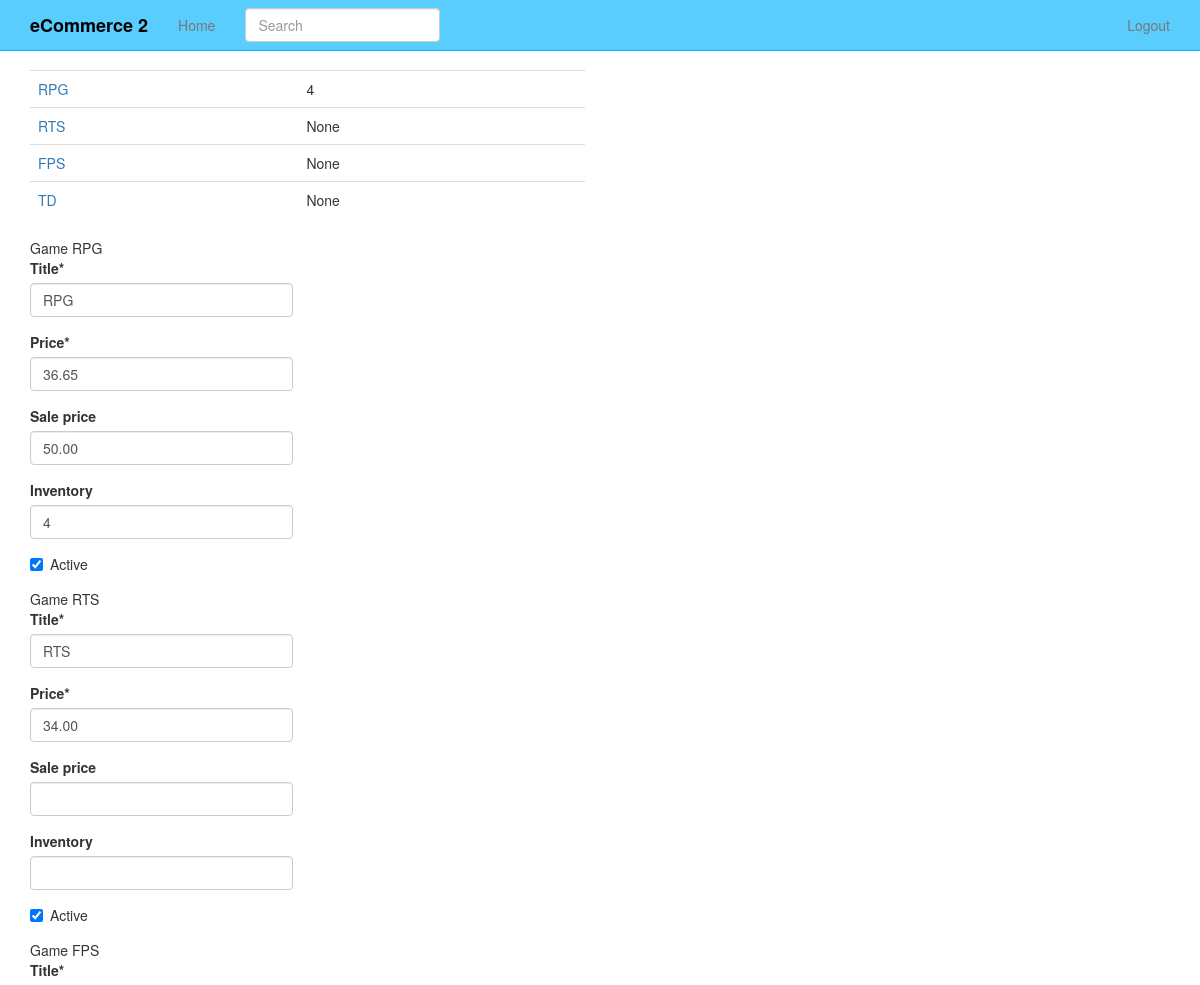
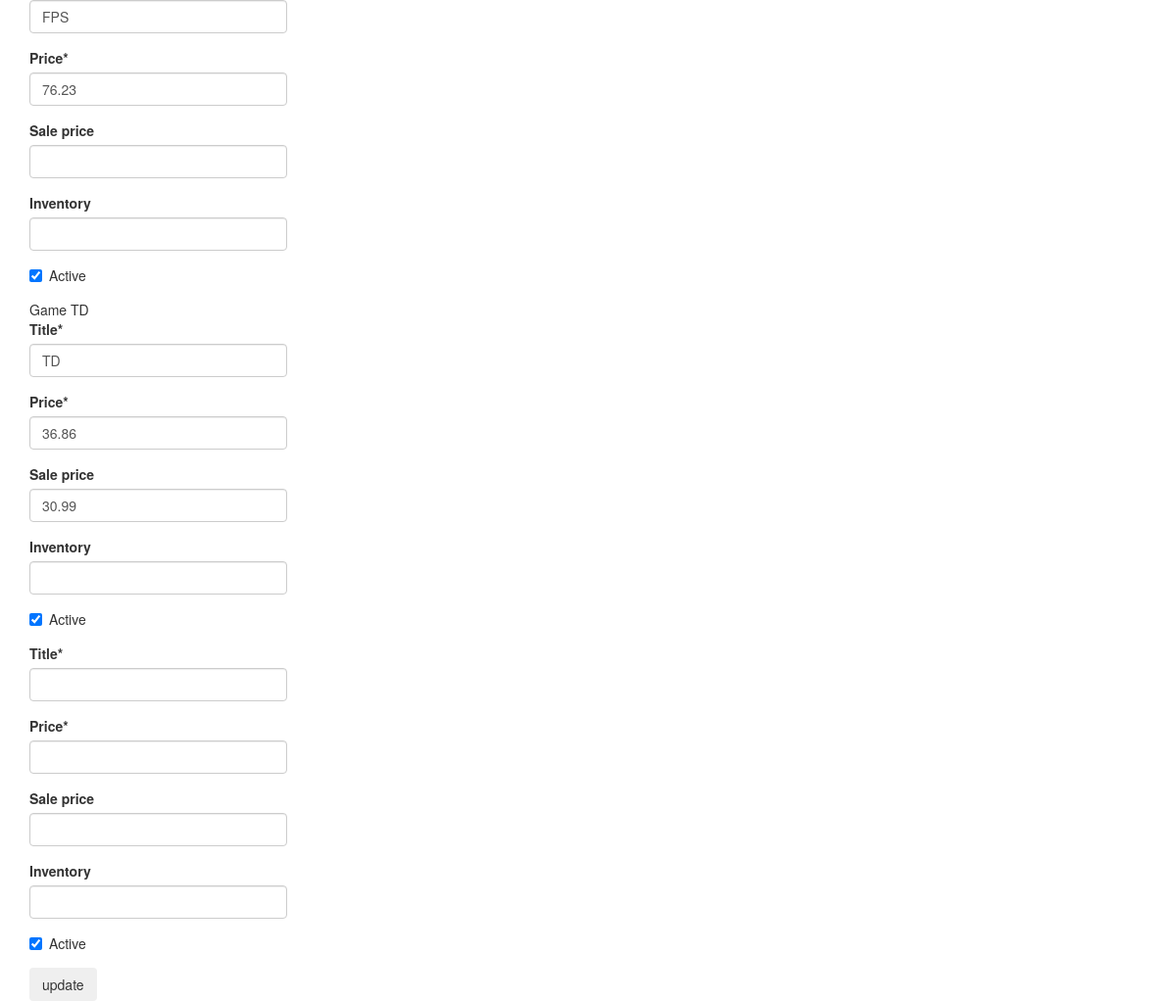
The app's page /products/3/inventory/ (signed in) with its own data (2 pictures, top to bottom).
### products/models.py (models this page shows, shortened)
class Variation(models.Model):
    product = models.ForeignKey(Product)
    title = models.CharField(max_length=120)
    price = models.DecimalField(decimal_places=2, max_digits=20)
    sale_price = models.DecimalField(decimal_places=2, max_digits=20, blank=True, null=True)
    active = models.BooleanField(default=True)
    inventory = models.IntegerField(blank=True, null=True)  # refer none == unlimited amount
    def get_absolute_url(self):
        return self.product.get_absolute_url()

class Product(models.Model):
    title = models.CharField(max_length=120)
    description = models.TextField(blank=True, null=True)
    price = models.DecimalField(decimal_places=2, max_digits=20)
    active = models.BooleanField(default=True)
    objects = ProductManager()
    def get_absolute_url(self):
        return reverse("product_detail", kwargs={'pk': self.pk})

### products/views.py (the view, shortened to what this page needs)
# urls.py: url(r'^(?P<pk>\d+)/inventory/$', VariationListView.as_view(), name='product_inventory'),
class VariationListView(StaffRequiredMixin, ListView):
    model = Variation
    queryset = Variation.objects.all()
    def get_context_data(self, *args, **kwargs):
        context = super(VariationListView, self).get_context_data(*args, **kwargs)
        context['formset'] = VariationInventoryFormSet(queryset=self.get_queryset())
        return context
    def get_queryset(self, *args, **kwargs):
        product_pk = self.kwargs.get("pk")
        if product_pk:
            product = get_object_or_404(Product, pk=product_pk)
            queryset = Variation.objects.filter(product=product)
        return queryset

### products/mixins.py (called while the page is built)
    @method_decorator(login_required)
    def dispatch(self, request, *args, **kwargs):
        if request.user.is_staff:
            return super(StaffRequiredMixin, self).dispatch(request, *args, **kwargs)
        else:
            raise Http404

### products/models.py (called while the page is built)
    def active(self):
        return self.filter(active=True)

    def get_queryset(self):
        return ProductQuerySet(self.model, using=self._db)

    def all(self, *args, **kwargs):
        return self.get_queryset().active()

### products/templates/products/variation_list.html (shortened to what this page needs)
{% extends 'base.html' %}
{% load crispy_forms_tags %}
{% block content %}
<div class="row">
    <div class="col-sm-6">
    <table class="table">
   {% for object in object_list %}
    <tr>
        <td><a href='{{ object.get_absolute_url }}'>{{ object.title }}</a></td><td>{{ object.inventory }}</td>
    </tr>
    {% endfor %}
    </table>
    </div>
</div>
<div class="row">
    <div class="col-sm-3">
    <form method="post" action=""> {% csrf_token %}
    {% for form in formset %}
    {{ form.instance.product.title }}
    {{ form.instance.title }}
    {{ form|crispy}}
    {% endfor %}
    <input type="submit" value="update" class="btn" />
    </form>
    </div>
</div>
{% endblock %}

### static_in_pro/our_static/css/navbar-static-top.css (style rules this page uses)
body { min-height: 1000px; }

### records on screen
Variation: title "RPG", inventory "4", instance.product "Game", instance "RPG"
Variation: title "RTS", inventory "None", instance.product "Game", instance "RTS"
Variation: title "FPS", inventory "None", instance.product "Game", instance "FPS"
Variation: title "TD", inventory "None", instance.product "Game", instance "TD"
